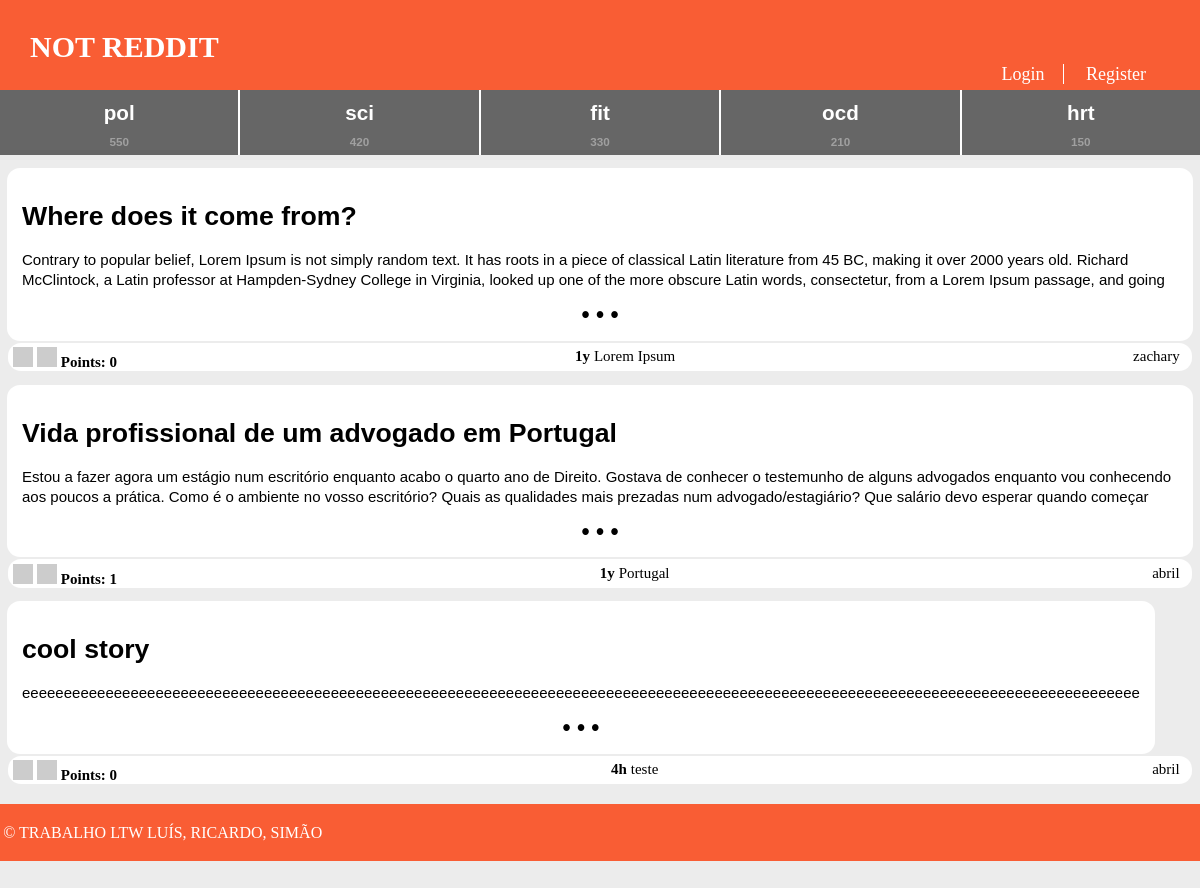
The app's page /pages/homepage.php, older data.
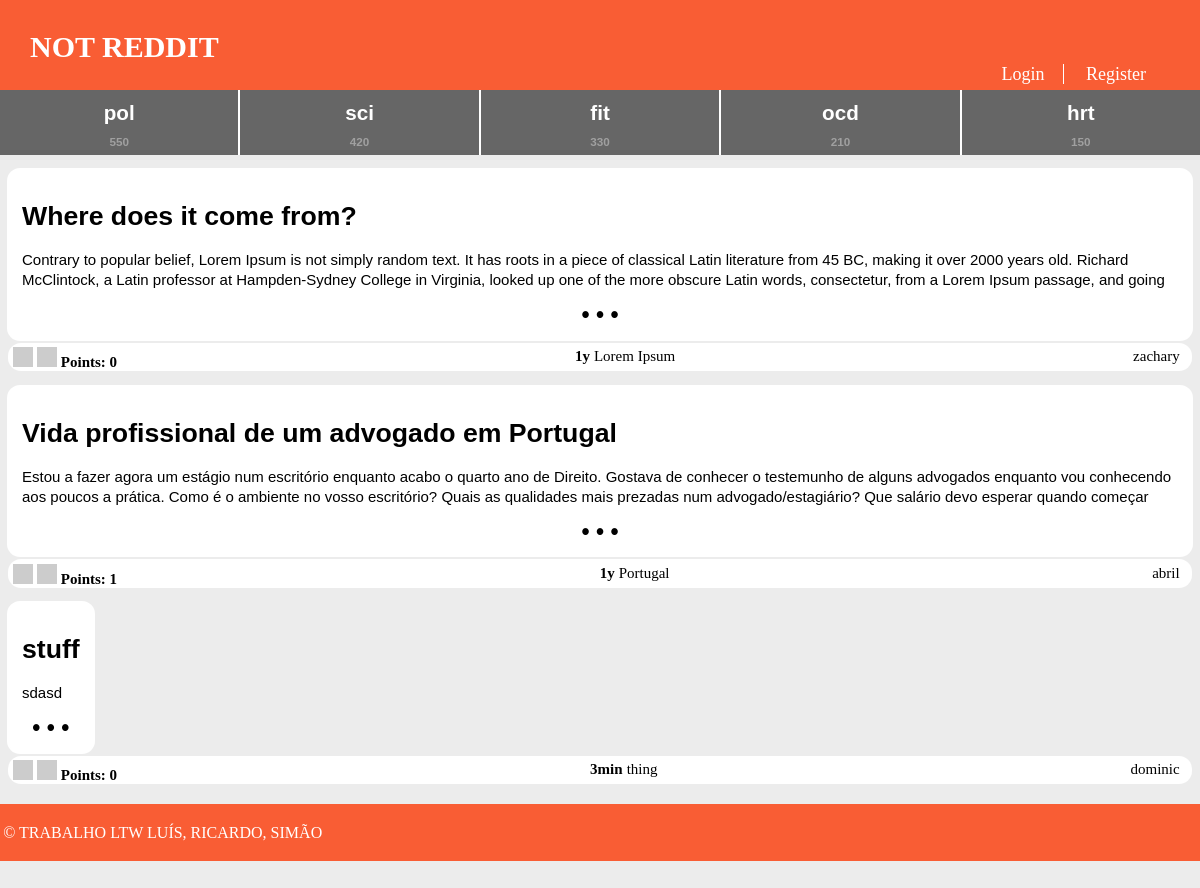
The same page, newer data.
### tables this page shows
CREATE TABLE Channel (
  name VARCHAR PRIMARY KEY,
  subscribers INTEGER DEFAULT 0
);

CREATE TABLE Story (
  id INTEGER PRIMARY KEY,
  title VARCHAR,
  published INTEGER, -- date when the story was published in epoch format
  channel VARCHAR REFERENCES channel, -- comma separated tags
  author VARCHAR REFERENCES utilizer, -- who wrote the article
  points INTEGER DEFAULT 0,
  fulltext VARCHAR
);

### database/db_channel.php (called while the page is built, shortened)
<?php
	function getAllChannels(){
		$db = Database::instance()->db();
		$allChannels = $db->prepare('SELECT name FROM Channel');
		$allChannels->execute();
		$allChannelNames = $allChannels->fetchAll();
		return $allChannelNames;
	}
?>

### database/db_story.php (called while the page is built, shortened)
<?php
	function getMostRecentStoryFromChannel($channel){
		$db = Database::instance()->db();
		$recentStory = $db->prepare('SELECT id, title, fulltext, MAX(published) AS "published", channel, author, points FROM Story  WHERE channel = ?');
		$recentStory->execute(array($channel));
		$recentStory = $recentStory->fetchAll();
		return $recentStory;
	}
?>

### templates/tpl_common.php (the view, shortened to what this page needs)
<?php
	include_once('tpl_sub.php');
	include_once('tpl_story.php');
?>
<?php function draw_header($username, $channel) { ?>
	<!DOCTYPE html>
	<html>
		<head>
			<link rel="stylesheet" href="../css/common.css">
		</head>
		<body>
			<header>
				<?php if($channel === "NOT REDDIT") { ?>
					<a id="title" href="../pages/homepage.php"><?=$channel?></a>
				<?php } else { ?>
					<a id="title" href="../pages/channel.php?name=<?=$channel?>"><?=$channel?></a>
				<?php } ?>
				<?php if($username != NULL) { ?>
					<nav id="signup">
						<a id="profile" href="../pages/profile.php?name=<?=$username?>"><?= $username ?></a>
						<a href="../actions/action_logout.php">Logout</a>
						<?php draw_subscriberList() ?>
					</nav>
				<?php } else { ?>
					<nav id="signup">
						<a href="../pages/login.php">Login</a>
						<a href="../pages/register.php">Register</a>
					</nav>
				<?php } ?>
			</header>
<?php } ?>
<?php function time_elapsed($date) {
	$now = new DateTime;
	$ago = new DateTime($date);
	$diff = $now->diff($ago);
	$diff->w = floor($diff->d / 7);
	$diff->d -= $diff->w * 7;
	$string = array(
		'y' => 'y',
		'm' => 'm',
		'w' => 'w',
		'd' => 'd',
		'h' => 'h',
		'i' => 'min',
		's' => 's',
	);
	foreach ($string as $k => &$v) {
		if ($diff->$k) {
			$v = $diff->$k . '' . $v . ($diff->$k > 1 ? '' : '');
		} else {
			unset($string[$k]);
		}
	}
	$string = array_slice($string, 0, 1);
	return $string ? implode(', ', $string) . '' : 'just now';
} ?>
<?php function draw_info_bar_story($storyId, $username, $channel, $date, $points) { ?>
	<section id = "info_bar">
		<div id="start">
			<form id="uparrow" action='../actions/action_voteStory.php' method='post'>
				<input type="image" src="https://dummyimage.com/20x20/524f52/d12222&text=ʌ">
			</form>
			<form id="downarrow" action='../actions/action_voteStory.php' method='post'>
				<input type="image" src="https://dummyimage.com/20x20/524f52/d12222&text=v">
			</form>
			<h6 id="points"> Points: <?=$points?> </h6>
		</div>
		<div id="middle">
			<h6 id="date"><?=time_elapsed('@' . $date)?></h6>
			<a id="channel" onclick="window.location.href='../pages/channel.php?name=<?=$channel?>'"><?=$channel?></a>
		</div>
		<div id="end">
			<a id="profile" onclick="window.location.href='../pages/profile.php?name=<?=$username?>'"><?=$username?></a>
		</div>
	</section>
<?php } ?>
<?php function draw_footer() { ?>
	</body>
	<footer>
		<p>&copy; TRABALHO LTW LUÍS, RICARDO, SIMÃO</p>
	</footer>
	</html>
<?php } ?>

### pages/homepage.php (shortened to what this page needs)
<?php
	include_once('../templates/tpl_common.php');
	include_once('../templates/tpl_sub.php');
	include_once('../templates/tpl_story.php');
	include_once('../database/db_story.php');
	include_once('../database/db_channel.php');
	$channellist = array('pol', 'sci', 'fit', 'ocd', 'hrt');
	$numsubs = array('550', '420', '330', '210', '150');
	$channelid = array('68', '72', '44', '32', '69');
	if(!isset($_SESSION['username'])) {
		draw_header(null, 'NOT REDDIT');
		draw_topsubs($channellist, $numsubs, $channelid);
	} else {
		draw_header($_SESSION['username'], 'NOT REDDIT');
		draw_topsubs($channellist, $numsubs, $channelid);
		draw_createChannel();
	}
	$allChannels = getAllChannels();
	foreach($allChannels as $channel){
		$mostRecent = getMostRecentStoryFromChannel($channel['name']);
		draw_storyCard($mostRecent[0], true);
	}
	draw_footer();
?>

### templates/tpl_sub.php (shortened to what this page needs)
<?php
  include_once('../database/db_channel.php');
?>
<?php function draw_topsubs($channellist, $numsubs, $channelid) { ?>
    <link rel="stylesheet" href="../css/top_subs.css">
    <section id="top_ch">
        <? for($i=0; $i < 5; $i++) { ?>
        <button type="button" onclick="window.location.href='../pages/channel.php?id=<?= $channelid[$i] ?>'">
            <h1><?=$channellist[$i]?></h1>
            <h2><?=$numsubs[$i]?></h2>
        </button>
        <? } ?>
    </section>
<?php } ?>

### templates/tpl_story.php (shortened to what this page needs)
<?php
	include_once('../templates/tpl_common.php');
	include_once('../database/db_story.php');
?>
<?php function draw_storyCard($story, $displayChannel) { ?>
	<link rel="stylesheet" href="../css/storyCard.css">
	<?php if($displayChannel) {
		$channel = $story['channel'];
	} else {
		$channel = null;
	} ?>
	<button id="storyCard" onclick="window.location.href='../pages/story.php?id=<?=$story['id']?>'">
		<h1> <?=htmlspecialchars($story['title'])?> </h1>
		<p> <?=htmlspecialchars($story['fulltext'])?> </p>
		<p>&bull; &bull; &bull;</p>
	</button>
	<?php draw_info_bar_story($story['id'], $story['author'], $channel, $story['published'], $story['points']) ?>
<?php } ?>

### css/common.css (style rules this page uses)
body { margin: 0 auto; padding-bottom: 5em; max-width: 80em; --bg-color: #ececec; --panel-color: #f95d34; --error-bg-color: lightcoral; --error-ft-color: black; --successs-bg-color: lightgreen; --success-ft-color: black; background-color: var(--bg-color); }
body > header { display: grid; grid-template-columns: 1fr auto; grid-template-rows: auto auto; background-color: var(--panel-color) ; color: white; }
body > header #title { padding-top: 1em; padding-left: 1em; text-decoration: none; color: white; font-size: 30px; font-weight: bold; grid-column: 1; grid-row: 1; cursor: pointer; }
body > header #signup { padding-right: 2em; padding-bottom: 5px; grid-column: 2; grid-row: 2; font-size: 18px; }
body > header > #signup > a:first-child { border-right: 1px solid white; }
body > header > #signup > a { padding: 0 1em; color: white; text-decoration: none; }
body > header #signup > a:first-child { padding-left: 0; }
#info_bar { background-color: white; border: none; border-radius: 13px; display: flex; flex-direction: row; justify-content: space-between; align-content: baseline; margin: 2px 0.5em 0em 0.5em; padding: 0.3em; padding-bottom: 0; }
#info_bar #uparrow { display: inline; }
#info_bar #downarrow { display: inline; }
#info_bar #points { color: black; font-size: 15px; display: inline; }
#info_bar #date { color: black; text-decoration: none; font-size: 15px; display: inline; }
#info_bar #channel { color: black; text-decoration: none; cursor: pointer; font-size: 15px; display: inline; }
#info_bar #profile { color: black; text-decoration: none; cursor: pointer; font-size: 15px; display:inline; padding-right: 0.5em; }
footer { padding: 0.2em; margin: 20px auto; max-width: 80em; background-color: var(--panel-color); color: white; }

### css/top_subs.css (style rules this page uses)
#top_ch { display: flex; flex-direction: row; }
#top_ch button { display: block; flex: 1; background-color: #666666; border: none; }
#top_ch button:not(:last-child) { border-right: 2px solid white; }
#top_ch button h1 { font-size: 1.55em; color: white; margin-top: 0.5em; margin-bottom: 0; }
#top_ch button h2 { font-size: 0.88em; color: #a0a0a0; margin-bottom: 0.5em; }

### css/storyCard.css (style rules this page uses)
#storyCard { background-color: white; border: 2px solid white; border-radius: 13px; margin: 1em 0.5em 0em 0.5em; padding: 1em; }
#storyCard > h1 { text-align: left; }
#storyCard > p { overflow: hidden; max-height: 40px; text-align: left; font-size: 15px; line-height: 20px; }
#storyCard > p:last-child { text-align: center; font-size: 173%; font-weight: bolder; padding-top: 0; margin-top: 0; margin-bottom: 0; }

Row changes from the older to the newer data that the page shows:
removed channel: story.title "cool story", story.fulltext "eeeeeeeeeeeeeeeeeeeeeeeeeeeeeeeeeeeeeeeeeeeeeeeeeeeeeeeeeeeeeeeeeeeeeeeeeeeeeeeeeeeeeeeeeeeeeeeeeeeeeeeeeeeeeeeeeeeeeeeeeeeeeeeeeeeeee", story.points "0", date "4h", story.channel "teste", story.author "abril"
added channel: story.title "stuff", story.fulltext "sdasd", story.points "0", date "3min", story.channel "thing", story.author "dominic"
